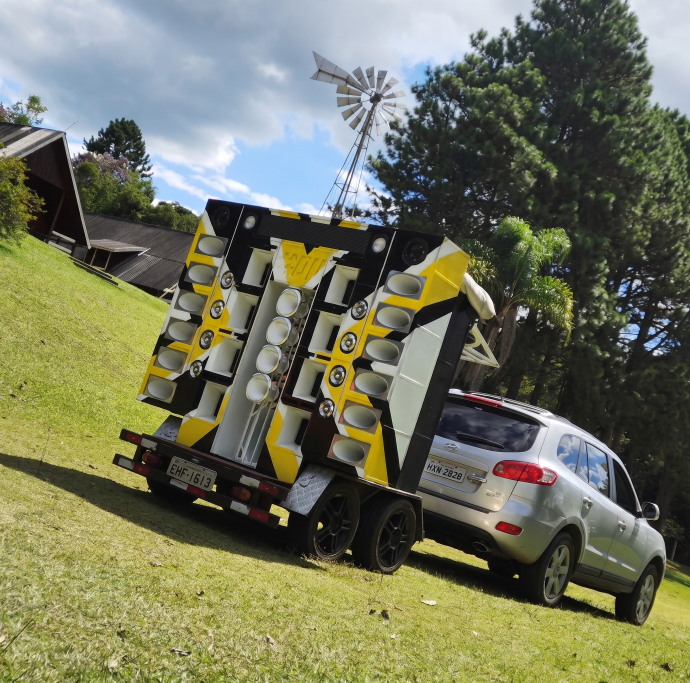
#> input picture assets-src/background.jpg, 2070 x 2048 px (shown at 1/3 size); its folder holds only this picture in this run
$ python optimize-images.py
#> lines starting #> are read from the running program, lines starting #| are printed output that depends on the picture
"""Generate optimized site images from assets-src/ (requires Pillow with WebP/AVIF).

Usage: python3 scripts/optimize-images.py
Gallery: drop photos in assets-src/gallery/ and they are exported to public/gallery/
as 4:5 portrait crops (480 and 720 px wide) in AVIF, WebP and JPEG.
Per-photo crop focus, top trim and blur areas (e.g. licence plates) go in GALLERY_OPTIONS.
"""
from pathlib import Path
from PIL import Image, ImageEnhance, ImageFilter, ImageOps

ROOT = Path(__file__).resolve().parent.parent
SRC = ROOT / "assets-src"
PUBLIC = ROOT / "public"
OUT = PUBLIC / "img"


def save_all(im, base, q_avif=45, q_webp=60, q_jpg=62):
    im = im.convert("RGB")
    im.save(f"{base}.avif", quality=q_avif, speed=4)
    im.save(f"{base}.webp", quality=q_webp, method=6)
    im.save(f"{base}.jpg", quality=q_jpg, optimize=True, progressive=True)


def resize_w(im, width):
    return im.resize((width, round(im.height * width / im.width)), Image.LANCZOS)


def backgrounds():
    # The page darkens this image with a 64-78% overlay, so heavy compression is invisible.
    # Desaturated and contrasted here, once, so the browser never runs a CSS filter on the
    # fixed full-screen layer (that was costly while it animates).
    bg = Image.open(SRC / "background.jpg").convert("RGB")
#> bg is the input picture: PIL image 2070x2048 RGB; mean R, G, B 115.1, 117.8, 93.9
    bg = ImageEnhance.Contrast(ImageEnhance.Color(bg).enhance(0.15)).enhance(1.15)
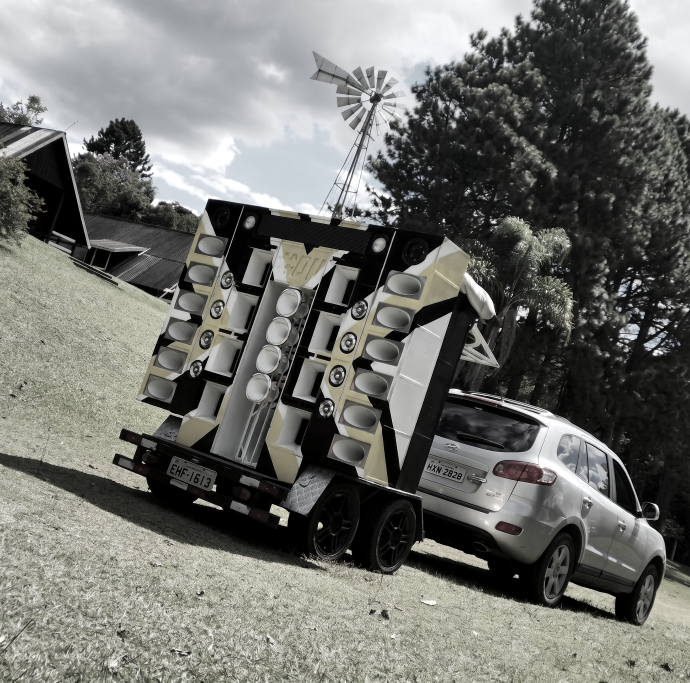
#> bg: PIL image 2070x2048 RGB (shown at 1/3 size); mean R, G, B 113.6, 114.1, 109.9
    for w in (800, 1600):
        save_all(resize_w(bg, w), OUT / f"bg-{w}", q_avif=35, q_webp=45, q_jpg=50)
#> this loop made 2 passes
#> pass 1, in save_all, `im = im.convert("RGB")`:
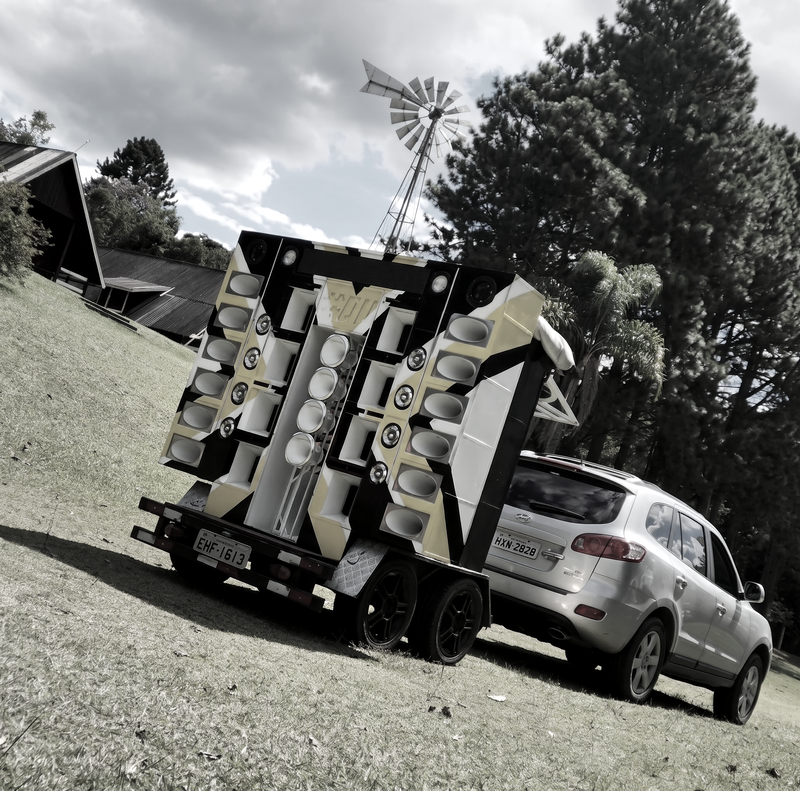
#> im: PIL image 800x791 RGB; mean R, G, B 113.6, 114.1, 109.9


def logo():
#> (the run stopped early here; a loop or call above may not have finished)
